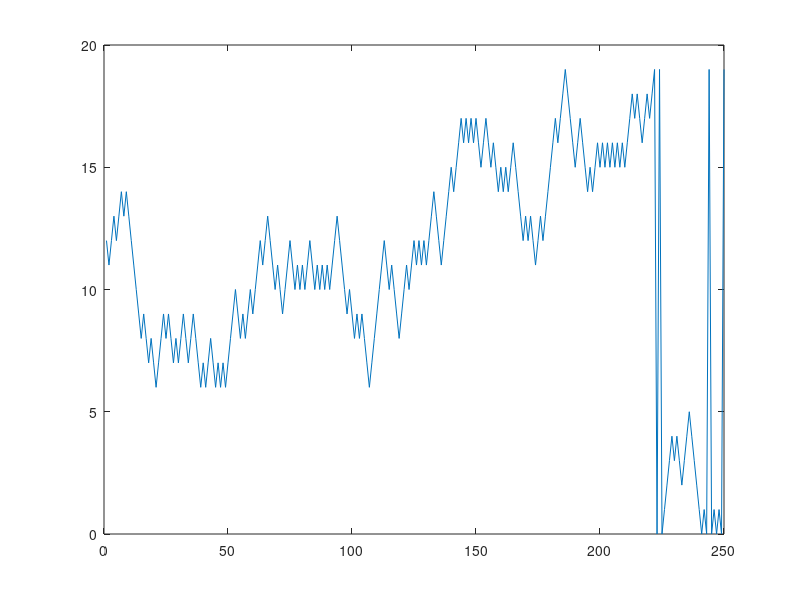
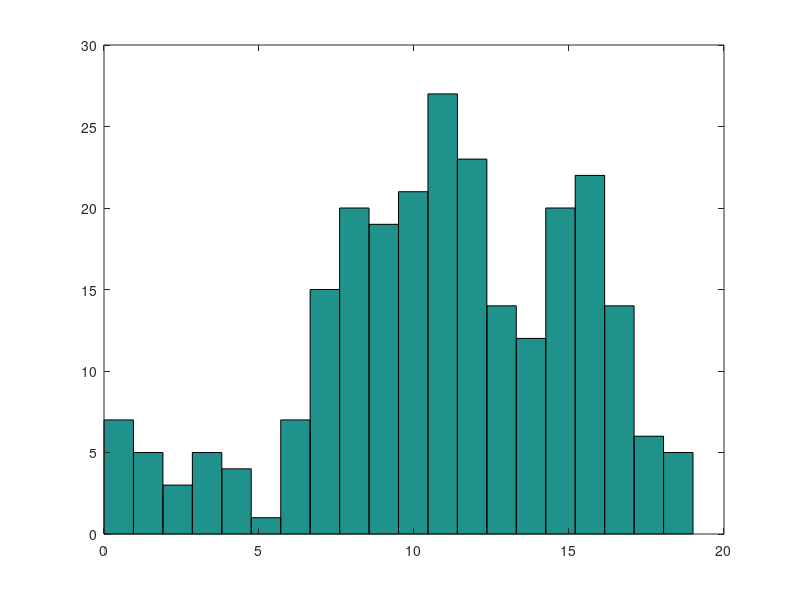

Recreate these plots in MATLAB, in order.
close all

Fset = 1:20;
k = randi(20);
kstart = k;
S = 0.25;

randset = S * randn(250,1);
randset(find(randset > 0)) = floor(randset(find(randset > 0))+1);
randset(find(randset < 0)) = ceil(randset(find(randset < 0))-1);



for i = 1:length(randset)
    dummy = k + randset(i);
    sel(i) =  mod(dummy,length(Fset));
%     if dummy > 20
%         sel(i) = 1;
%     elseif dummy < 1
%         sel(i) = 20;
%     end
    

    k = sel(i);
end
plot(sel)
figure
hist(sel,20)
    


% % set1 = zeros(1,20);
% % set1(2) = 1;
% % 
% % dummy = 0;
% % for i = 1:100;
% %     dummy = dummy + set1(randi(20));
% % end
% close all
% Fset = 1:20;
% w = ones(1,20);
% sel = zeros(1,20);
% 
% for i = 1:100
%     PrSum = sum(w);
%     PrSel = rand*PrSum;
%     j = 1;
%     idx = 0;
%     
%     while j <= 20
%         idx = idx + w(j);
%         if (idx > PrSel)
%             idx = j;
%             j = 21;
%         else
%             j = j+1;
%         end
%         
%     end
%     sel(i) = Fset(idx); 
% end
% figure
% hist(sel,20);
% figure
% plot(sel);
% 
% Fset = 1:20;
% w = ones(1,20);
% sel = zeros(1,20);
% 
% for i = 1:100
%     PrSum = sum(w);
%     PrSel = rand*PrSum;
%     j = 1;
%     idx = 0;
%     
%     while j <= 20
%         idx = idx + w(j);
%         if (idx > PrSel)
%             idx = j;
%             w(j) = w(j)/2;
%             j = 21;
%         else
%             j = j+1;
%         end
%         
%     end
%     sel(i) = Fset(idx);
%     
%     if(mod(i,100) == 0)
%         w = w.*2^5;
%     end
% end
% figure
% hist(sel,20);
% figure
% plot(sel);